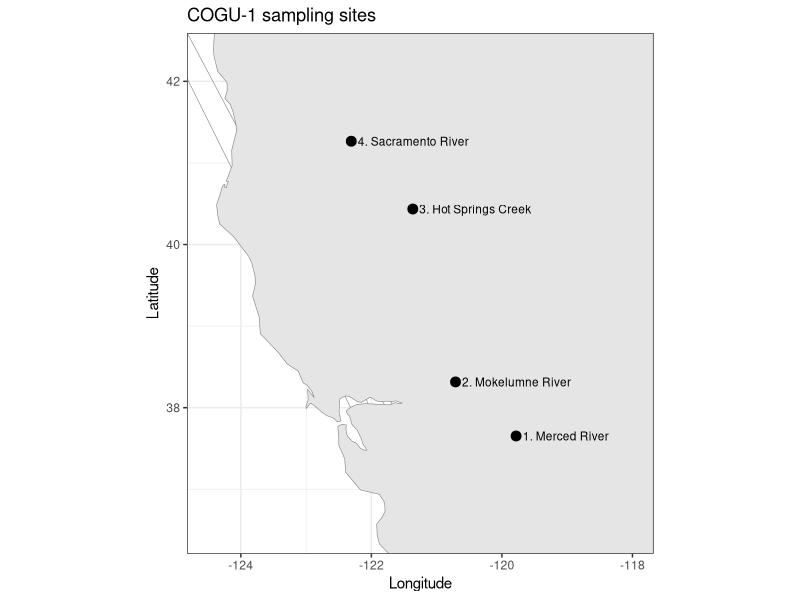
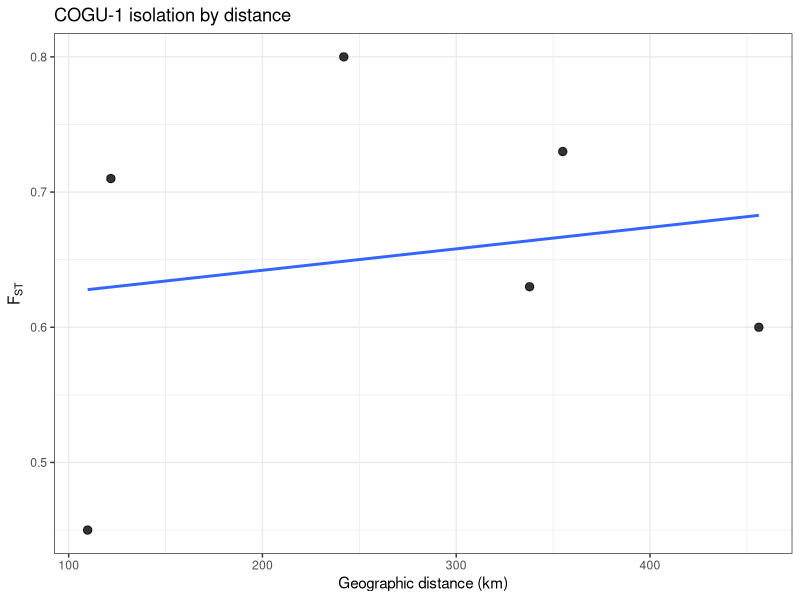

Write R code to recreate these figures, in order. (Note: this script raises an error after producing the figures.)
#-----------------
# COGU-1
# Cottus gulosus
# inland riffle sculpin
#-----------------

library(ggplot2)
library(dplyr)
library(geosphere)
library(maps)

# -----------------------------
# site IDs
# 1 Merced River (MER)
# 2 Mokelumne River (MOK)
# 3 Hot Springs Creek, Lassen (HSS)
# 4 Sacramento River at Cantara (SAC)
# -----------------------------

# -----------------------------
# coordinates
# exact sampling coordinates from Table 2
# -----------------------------
COGU_1_coords <- data.frame(
  site_id = 1:4,
  lat = c(
    37.6532,
    38.3159,
    40.435258,
    41.2661
  ),
  lon = c(
    -119.7825,
    -120.7104,
    -121.36544,
    -122.3078
  )
)

# -----------------------------
# pairwise FST matrix
# uncorrected pairwise FST between sampling locations
# extracted from authors' fst matrix / Supplementary Fig. S2
# -----------------------------
COGU_1_fst <- matrix(
  c(
    0.00, 0.45, 0.63, 0.60,
    0.45, 0.00, 0.80, 0.73,
    0.63, 0.80, 0.00, 0.71,
    0.60, 0.73, 0.71, 0.00
  ),
  nrow = 4,
  byrow = TRUE
)

rownames(COGU_1_fst) <- colnames(COGU_1_fst) <- as.character(COGU_1_coords$site_id)
COGU_1_fst[COGU_1_fst < 0] <- 0
diag(COGU_1_fst) <- 0

# -----------------------------
# plotting labels only
# -----------------------------
plot_df <- COGU_1_coords
plot_df$label <- c(
  "1. Merced River",
  "2. Mokelumne River",
  "3. Hot Springs Creek",
  "4. Sacramento River"
)

# -----------------------------
# site map
# -----------------------------
usa <- ggplot2::map_data("world", region = "USA")
can <- ggplot2::map_data("world", region = "Canada")
world_map <- bind_rows(usa, can)

site_map <- ggplot() +
  geom_polygon(
    data = world_map,
    aes(x = long, y = lat, group = group),
    fill = "grey90",
    color = "grey50",
    linewidth = 0.2
  ) +
  geom_point(
    data = plot_df,
    aes(x = lon, y = lat),
    size = 3
  ) +
  geom_text(
    data = plot_df,
    aes(x = lon, y = lat, label = label),
    hjust = 0,
    nudge_x = 0.10,
    size = 3
  ) +
  coord_fixed(1.25, xlim = c(-124.5, -118.0), ylim = c(36.5, 42.3)) +
  theme_bw() +
  labs(
    title = "COGU-1 sampling sites",
    x = "Longitude",
    y = "Latitude"
  )

print(site_map)

# -----------------------------
# pairwise geographic distance
# -----------------------------
coords_mat <- as.matrix(COGU_1_coords[, c("lon", "lat")])
geo_dist_km <- geosphere::distm(coords_mat, fun = geosphere::distGeo) / 1000
rownames(geo_dist_km) <- colnames(geo_dist_km) <- as.character(COGU_1_coords$site_id)

# -----------------------------
# IBD dataframe + plot
# -----------------------------
ibd_df <- data.frame(
  site1   = rownames(COGU_1_fst)[row(COGU_1_fst)[upper.tri(COGU_1_fst)]],
  site2   = colnames(COGU_1_fst)[col(COGU_1_fst)[upper.tri(COGU_1_fst)]],
  fst     = COGU_1_fst[upper.tri(COGU_1_fst)],
  dist_km = geo_dist_km[upper.tri(geo_dist_km)]
)

ibd_plot <- ggplot(ibd_df, aes(x = dist_km, y = fst)) +
  geom_point(size = 2.5, alpha = 0.8) +
  geom_smooth(method = "lm", se = FALSE) +
  theme_bw() +
  labs(
    title = "COGU-1 isolation by distance",
    x = "Geographic distance (km)",
    y = expression(F[ST])
  )

print(ibd_plot)

# -----------------------------
# save RData
# -----------------------------
save(
  COGU_1_fst,
  COGU_1_coords,
  file = file.path("/Users/johnmccall/Library/CloudStorage/OneDrive-TheOhioStateUniversity/Spring_2026/Landgen_DGS/DGS-Patterns-of-Fish-Diversity/DGS-Patterns-of-Fish-Diversity/Objective 2/Data/COGU-1/data/COGU-1.RData")
)
ÔÓ
